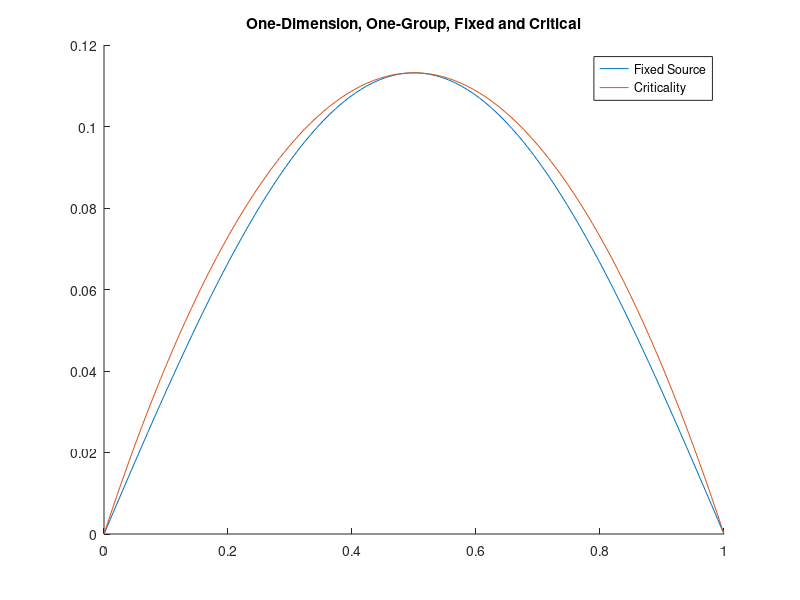

MATLAB code to generate this figure:
clear
close all

Lx = 1;
ntest = 100;

qfixed = 1;
sigma_r = 1;
nusigma_f = 2;

xtest = linspace(0,Lx,ntest);

fixed = @(x)((qfixed/sigma_r)*(1-cosh(sigma_r*x))+ ...
    ((-qfixed/sigma_r)*(1-cosh(sigma_r*Lx))/(sinh(sigma_r*Lx)))*sinh(sigma_r*x));
critical = @(x)(sin((pi/Lx)*x));

ytestf = zeros(size(xtest));
ytestc = zeros(size(xtest));
for i = 1:length(xtest)
    ytestf(i) = fixed(xtest(i));
    ytestc(i) = critical(xtest(i));
end
ytestc = ytestc * norm(ytestf,inf);

figure
hold on
title('One-Dimension, One-Group, Fixed and Critical')
plot(xtest,ytestc)
plot(xtest,ytestf)
legend({'Fixed Source', 'Criticality'})
hold off